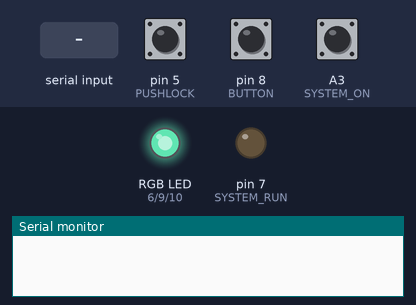
Recording of a sketch running on a simulated Arduino Uno, built with avr-gcc and run on an emulated ATmega328P. Shown: an RGB LED mixed from three pins (HIGH = lit), output pins drawn as LEDs (lit = HIGH), the last lines printed to the serial monitor. The inputs (shaded band) are chosen by the test bench; at power-on: pin 5 (PUSHLOCK) HIGH, pin 8 (BUTTON) HIGH, A3 (SYSTEM_ON) HIGH. Dim RGB values are drawn brighter than linear.

Above: at 1.2 s.
1.3 s: byte 160 (HEARTBEAT_SHUTDOWN_ACK) received over Serial
4.3 s: pin 5 (PUSHLOCK) pulled LOW for 1 s
At 4.97 s:
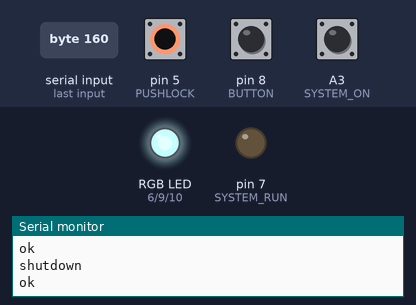
7.3 s: byte 66 (HEARTBEAT) received over Serial
At 7.68 s:
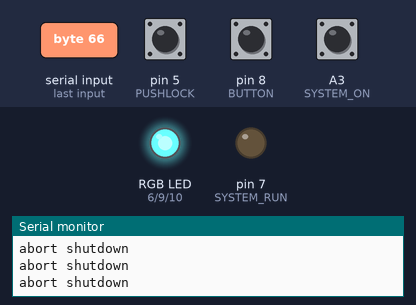
10.3 s: byte 84 (HEARTBEAT_SYSTEM_SHUTDOWN) received over Serial
At 10.83 s:
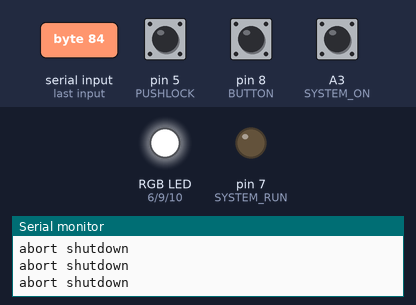
Timing chart, 0 to 14.3 s (numbered marks = the images above; inputs shaded):
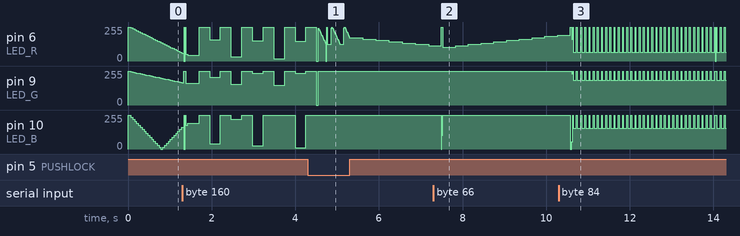

The sketch:

piserverpanel.ino
```cpp
#include <TimerOne.h>

//Version: beta mk II

#define LED_R                         6
#define LED_G                         9
#define LED_B                        10

#define BUTTON                        8
#define PUSHLOCK                      5
#define PUSHLOCK_NO                   4
#define PUSHLOCK_NC                   5

#define LOCKED                      LOW
#define UNLOCKED                   HIGH
#define IS_ON                      HIGH
#define PUSHED                     HIGH
#define UNDEFINED                     2
#define BUTTON_DELAY                250

#define HEARTBEAT_TIMEOUT         10000
#define HEARTBEAT_IS_MISSING       3333
#define HEARTBEAT                  0x42
#define HEARTBEAT_SYSTEM_SHUTDOWN  0x54
#define HEARTBEAT_SHUTDOWN_ACK     0xA0
#define HEARTBEAT_ABORT_ACK        0xA9

#define SYSTEM_RUN                    7
#define SYSTEM_ON                    A3
#define TIME_UNTIL_REBOOT         60000UL

#define BAUDRATE                 115200L
#define WAIT_TO_SEND               3000

//generic routines
void next_animation();
void touch_run_pin();

//generic led routines
void led_color(byte red, byte green, byte blue);
void led_off();
void led_white(byte value);
void led_red(byte value);
void led_green(byte value);
void led_blue(byte value);
void led_yellow(byte value);

//led signals
void signal_server_locked();
//void siganimate_

//heartbeat detection
int detect_heartbeat();       //sets receivedHeartbeat;
long get_last_heartbeat();

//heartbeat signals
void signal_heartbeat();
void signal_heartbeat_missing();
void signal_heartbeat_ack();
void signal_heartbeat_abort();
void signal_heartbeat_system_shutdown();

//uart routines
void serial_flush();
void debug_print(char *msg);
//uart messages
void send_ok();
void send_shutdown();
void send_abort_shutdown();

//States                          //state matching led animations
void *server_bootable();          void animate_bootable();
void *server_booting();           void animate_booting();
void *server_running();           void animate_running(); void animate_running2();
void *server_shutdown();          void animate_shutdown();
void *server_shutdown_active();   void animate_shutdown_active();
void *server_hungup();            void animate_hungup();
void *server_locked();            void animate_locked();
void *system_reset();             void animate_system_reset();
void *system_shutdown();          void animate_system_shutdown();
//async trigger in function detect_heartbeat();

//test routines
void test_led();
void test_animation();

//AnimationList
typedef void (*AnimationList[])();
AnimationList animations = { led_off, animate_running, led_off, animate_running2 };
byte showAnimation = 1;

//FSM
typedef void *(*StateFunc)();
StateFunc statefunc = server_bootable;

int pwm_red = 0;
int pwm_green = 0;
int pwm_blue = 0;
int pwm_yellow = 0;

int fader_red = 7;
int fader_green = 3;
int fader_blue = 15;
int fader_yellow = 10;

int incomingByte = 0;
int receivedHeartbeat = 0;
unsigned long heartbeat, last_heartbeat;
unsigned long track_last_heartbeat, track_missing_heartbeat, track_uart;


void setup() {
  pinMode(PUSHLOCK_NO, INPUT_PULLUP);
  pinMode(PUSHLOCK_NC, INPUT_PULLUP);
  pinMode(BUTTON, INPUT_PULLUP);
  pinMode(SYSTEM_ON, INPUT_PULLUP);

  pinMode(LED_R, OUTPUT);
  pinMode(LED_G, OUTPUT);
  pinMode(LED_B, OUTPUT);
  pinMode(SYSTEM_RUN, OUTPUT);

  track_last_heartbeat = millis();
  track_missing_heartbeat = track_last_heartbeat;

  Serial.begin(BAUDRATE);
}

void loop() {
  heartbeat = detect_heartbeat();
  last_heartbeat = get_last_heartbeat();

  statefunc = (StateFunc)(*statefunc)();    //FSM
}

//generic routines

void next_animation() {
  showAnimation = (showAnimation + 1) % (sizeof(animations) / sizeof(void *));
}

void touch_run_pin() {
  digitalWrite(SYSTEM_RUN, HIGH);
  delay(50);
  digitalWrite(SYSTEM_RUN, LOW);
}

//generic led routines
void led_color(byte red, byte green, byte blue) {
  analogWrite(LED_R, 255-red);
  analogWrite(LED_G, 255-green);
  analogWrite(LED_B, 255-blue);
}

void led_off() {
  led_color(0,0,0);
}

void led_white(byte value) {
  led_color(value, value, value);
}

void led_red(byte value) {
  led_color(value, 0, 0);
}

void led_green(byte value) {
  led_color(0, value, 0);
}

void led_blue(byte value) {
  led_color(0, 0, value);
}

void led_yellow(byte value) {
  led_color(255, 255, 0);
}

//led signals

void signal_server_locked() {
  led_red(255);
  delay(80);
}

//heartbeat detection

int detect_heartbeat() {
  if (((millis()-track_missing_heartbeat) >= HEARTBEAT_IS_MISSING) && get_last_heartbeat() >= HEARTBEAT_IS_MISSING) {
    if ((statefunc != server_bootable) && (statefunc != server_locked)) {
      signal_heartbeat_missing();
    }
    track_missing_heartbeat = millis();
  }

  if (Serial.available() > 0) {
    incomingByte = Serial.read();

    serial_flush();

    switch (incomingByte) {
      case HEARTBEAT:
                  signal_heartbeat();
                  break;
      case HEARTBEAT_SYSTEM_SHUTDOWN:
                  statefunc = system_shutdown;
                  signal_heartbeat_system_shutdown();
                  break;
      case HEARTBEAT_SHUTDOWN_ACK:
                  signal_heartbeat_ack();
                  send_ok();
                  break;
      case HEARTBEAT_ABORT_ACK:
                  signal_heartbeat_abort();
                  send_ok();
                  break;
    }

    switch (incomingByte) {
      case HEARTBEAT:
      case HEARTBEAT_SYSTEM_SHUTDOWN:
      case HEARTBEAT_SHUTDOWN_ACK:
      case HEARTBEAT_ABORT_ACK:
                  receivedHeartbeat = incomingByte;
                  track_last_heartbeat = millis();
                  track_missing_heartbeat = track_last_heartbeat;
                  return receivedHeartbeat;
      default:
                  receivedHeartbeat = -1;
                  return receivedHeartbeat;
    }
  } else {
    return 0;
  }
}

long get_last_heartbeat() {
  return millis()-track_last_heartbeat;
}

//heartbeat signals
void signal_heartbeat() {
  led_blue(255);
  delay(10);
  led_off();
  delay(10);
  led_blue(150);
  delay(15);
  led_off();
}

void signal_heartbeat_missing() {
  led_red(255);
  delay(10);
  led_red(255);
  delay(10);
  led_off();
  delay(15);
}

void signal_heartbeat_ack() {
  led_color(255,0,255);
  delay(20);
  led_off();
  delay(10);
  led_color(255,0,255);
  delay(10);
  led_off();
  delay(15);
}

void signal_heartbeat_abort() {
  led_blue(255);
  delay(10);
  led_white(255);
  delay(10);
  led_off();
  delay(15);
}

void signal_heartbeat_system_shutdown() {
  led_blue(255);
  delay(30);
  led_color(90,20,200);
  delay(20);
  led_color(0,0,0);
  delay(15);
}

//uart routines

void serial_flush() {
  int buf;
  while (Serial.available() > 0) {
      buf = Serial.read();
  }
}

void debug_print(char *msg) {
  //Serial.println(msg);
}

//uart messages

void send_ok() {
  Serial.println("ok");
}

void send_shutdown() {
  Serial.println("shutdown");
}

void send_abort_shutdown() {
  Serial.println("abort shutdown");
}

//state matching led animations

void animate_bootable() {
  int ms = 45;
  int min_value = 0;
  int max_value = 150;

  led_green(pwm_green);

  pwm_green = pwm_green + fader_green;

  if ( pwm_green > max_value+1 ) {
    pwm_green = max_value;
  }

  if ( pwm_green <= min_value || pwm_green >= max_value ) {
    fader_green = -fader_green;
  }

  if (fader_green > 0) {
   delay(ms/2);
  } else {
   delay(ms);
  }
}

void animate_booting() {
  int ms = 45;
  int min_value = 0;
  int max_value = 255;

  led_color(pwm_red, pwm_green, pwm_blue);

  pwm_red = pwm_red + fader_red;
  pwm_green = pwm_green + fader_green;
  pwm_blue = pwm_blue + fader_blue;

  if ( pwm_red <= min_value || pwm_red >= max_value ) {
    fader_red = -fader_red;
  }

  if ( pwm_green <= min_value || pwm_green >= max_value ) {
    fader_green = -fader_green;
  }

  if ( pwm_blue <= min_value || pwm_blue >= max_value ) {
    fader_blue = -fader_blue;
  }

  if (fader_green > 0) {
   delay(ms);
  } else {
   delay(ms/2);
  }
}

void animate_running() {
  int ms = 20;
  int min_value = 0;
  int max_value = 255;

  led_color(pwm_red, pwm_green, pwm_blue);

  pwm_red = pwm_red + fader_red;
  pwm_green = pwm_green + fader_green;
  pwm_blue = pwm_blue + fader_blue;

  if ( pwm_red <= min_value || pwm_red >= max_value ) {
    fader_red = -fader_red;
  }

  if ( pwm_green <= min_value || pwm_green >= max_value ) {
    fader_green = -fader_green;
  }

  if ( pwm_blue <= min_value || pwm_blue >= max_value ) {
    fader_blue = -fader_blue;
  }

  if (fader_green > 0) {
   delay(ms);
  } else {
   delay(ms/2);
  }
}

void animate_running2() {
  int ms = 5;
  int min_value = 0;
  int max_value = 255;

  led_color(pwm_green, pwm_blue, pwm_red);

  pwm_red = pwm_red + fader_red;
  pwm_green = pwm_green + fader_green;
  pwm_blue = pwm_blue + fader_blue;

  if ( pwm_red <= min_value || pwm_red >= max_value ) {
    fader_red = -fader_red;
  }

  if ( pwm_green <= min_value || pwm_green >= max_value ) {
    fader_green = -fader_green;
  }

  if ( pwm_blue <= min_value || pwm_blue >= max_value ) {
    fader_blue = -fader_blue;
  }

  if (fader_green > 0) {
   delay(ms);
  } else {
   delay(ms/2);
  }
}

void animate_shutdown() {
  int ms = 45;
  int min_value = 0;
  int max_value = 150;

  led_yellow(pwm_yellow);

  pwm_yellow = pwm_yellow + fader_yellow;

  if ( pwm_yellow > max_value+1 ) {
    pwm_yellow = max_value;
  }

  if ( pwm_yellow <= min_value || pwm_yellow >= max_value ) {
    fader_yellow = -fader_yellow;
  }

  if (fader_yellow > 0) {
   delay(ms);
  } else {
   delay(ms);
  }
}

void animate_shutdown_active() {
  int ms = 15;
  int min_value = 0;
  int max_value = 150;

  led_red(pwm_yellow);

  pwm_yellow = pwm_yellow + fader_yellow;

  if ( pwm_yellow > max_value+1 ) {
    pwm_yellow = max_value;
  }

  if ( pwm_yellow <= min_value || pwm_yellow >= max_value ) {
    fader_yellow = -fader_yellow;
  }

  if (fader_yellow > 0) {
   delay(ms);
  } else {
   delay(ms/3);
  }
}

void animate_hungup() {
  led_yellow(255);
  delay(80);
  led_off();
  delay(20);
}

void animate_locked() {
  int ms = 80;
  int min_value = 0;
  int max_value = 150;

  led_color(pwm_yellow, pwm_yellow, 10);

  pwm_yellow = pwm_yellow + fader_red;

  if ( pwm_yellow > max_value+1 ) {
    pwm_yellow = max_value;
  }

  if ( pwm_yellow <= min_value || pwm_yellow >= max_value ) {
    fader_red = -fader_red;
  }

  if (fader_yellow > 0) {
   delay(ms);
  } else {
   delay(ms);
  }
}

void animate_system_reset() {
  led_red(255);
  delay(20);
  led_yellow(255);
  delay(40);
  led_off();
  delay(10);
  led_red(255);
  delay(20);
  led_yellow(255);
  delay(40);
  delay(10);
}

void animate_system_shutdown() {
  led_color(190, 70, 100);
  delay(80);
  led_off();
  delay(20);
}

//states

void *server_bootable () {
  animate_bootable();

  if (((millis()-track_uart) >= WAIT_TO_SEND)) {
    //send_();
    debug_print("BOOTABLE");
    track_uart = millis();
  }

  if (digitalRead(SYSTEM_ON) == IS_ON) {
    return server_booting;
  } else {
    if (digitalRead(PUSHLOCK) == LOCKED) {
      if (last_heartbeat >= HEARTBEAT_TIMEOUT) {
        signal_server_locked();
        return server_locked;
      }
    } else {
      if (digitalRead(BUTTON) == PUSHED) {
        delay(BUTTON_DELAY);
        return system_reset;
      }
    }
    return server_bootable;
  }
}

void *server_booting () {
  animate_booting();

  if (((millis()-track_uart) >= WAIT_TO_SEND)) {
    //send_();
    debug_print("BOOTING");
    track_uart = millis();
  }

  if (digitalRead(SYSTEM_ON) == IS_ON) {

    if (receivedHeartbeat > 0) {
      return server_running;
    } else {
      return server_booting;
    }

} else {

    if (digitalRead(PUSHLOCK) == LOCKED) {
      return server_locked;
    } else {
      return server_bootable;
    }

  }
}

void *server_running () {
  //animate_running();
  animations[showAnimation]();

  if (((millis()-track_uart) >= WAIT_TO_SEND)) {
    //send_();
    debug_print("RUNNING");
    track_uart = millis();
  }

  if (digitalRead(SYSTEM_ON) == IS_ON) {

    if (digitalRead(BUTTON) == PUSHED) {
      next_animation();
      delay(BUTTON_DELAY);
      //print mail or sth. else
    }

    if (digitalRead(PUSHLOCK) == LOCKED) {
      send_shutdown();
      return server_shutdown;
    } else {
      if (receivedHeartbeat > 0) {
        return server_running;
      }
    }

  } else {

    if (digitalRead(PUSHLOCK) == LOCKED) {
      return server_locked;
    } else {
      return server_bootable;
    }
  }
}

void *server_shutdown() {
  animate_shutdown();

  if (((millis()-track_uart) >= WAIT_TO_SEND)) {
    //send_();
    debug_print("SHUTDOWN");
    send_shutdown();
    track_uart = millis();
  }

  if (digitalRead(SYSTEM_ON) == IS_ON) {

    if (digitalRead(PUSHLOCK) == LOCKED) {

      if (receivedHeartbeat == HEARTBEAT_SHUTDOWN_ACK) {
        send_ok();
        return server_shutdown_active;
      }

    } else {

      if (digitalRead(BUTTON) == PUSHED) {
        send_abort_shutdown();
        delay(BUTTON_DELAY);
      }

      if (receivedHeartbeat == HEARTBEAT_ABORT_ACK) {
        return server_running;
      }

    }

    return server_shutdown;

  } else {
    if (digitalRead(PUSHLOCK) == LOCKED) {
      return server_locked;
    } else {
      return server_bootable;
    }
  }
}

void *server_shutdown_active() {
  animate_shutdown_active();

  if (((millis()-track_uart) >= WAIT_TO_SEND)) {
    //send_();
    debug_print("SHUTDOWN ACTIVE");
    track_uart = millis();
  }

  if (digitalRead(SYSTEM_ON) == IS_ON) {

    if ((digitalRead(BUTTON) == PUSHED) && (digitalRead(PUSHLOCK) == UNLOCKED)) {
      delay(300);
      send_abort_shutdown();
    }

    if (receivedHeartbeat == HEARTBEAT_ABORT_ACK) {
      send_ok();
      return server_running;
    }

  } else {
    if (get_last_heartbeat() > HEARTBEAT_TIMEOUT) {
      if (digitalRead(PUSHLOCK) == LOCKED) {
        return server_locked;
      } else {
        return server_bootable;
      }
    }
  }

  return server_shutdown_active;
}

void *server_hungup() {
  animate_hungup();

  if (((millis()-track_uart) >= WAIT_TO_SEND)) {
    //send_();
    debug_print("HUNG UP");
    track_uart = millis();
  }

  if (digitalRead(SYSTEM_ON) == IS_ON) {

    if ((digitalRead(BUTTON) == PUSHED) || (get_last_heartbeat() >= TIME_UNTIL_REBOOT)) {
      delay(BUTTON_DELAY);
      return system_reset;
    }

    if (receivedHeartbeat > 0) {
      return server_running;
    } else {
      return server_hungup;
    }

  } else {
    if (digitalRead(PUSHLOCK) == LOCKED) {
      return server_locked;
    } else {
      return server_bootable;
    }
  }
}

void *server_locked() {
  animate_locked();

  if (((millis()-track_uart) >= WAIT_TO_SEND*10)) {
    //send_();
    debug_print("LOCKED");
    track_uart = millis();
  }

  if (digitalRead(SYSTEM_ON) == IS_ON) {
    if (digitalRead(PUSHLOCK) == LOCKED) {
      return server_shutdown;
    } else {
      return server_running;
    }
  } else {
    if (digitalRead(PUSHLOCK) == LOCKED) {
      return server_locked;
    } else {
      return server_bootable;
    }
  }
}

void *system_reset() {
  animate_system_reset();

  if (((millis()-track_uart) >= WAIT_TO_SEND)) {
    //send_();
    debug_print("SYSTEM RESET");
    track_uart = millis();
  }
  touch_run_pin();
  return server_booting;
}

void *system_shutdown() {
  animate_system_shutdown();

  if (((millis()-track_uart) >= WAIT_TO_SEND)) {
    //send_();
    debug_print("SYSTEM SHUTDOWN");
    track_uart = millis();
  }

  if ((digitalRead(SYSTEM_ON) == IS_ON) || (get_last_heartbeat() < HEARTBEAT_TIMEOUT)) {
    return system_shutdown;
  } else {
    if (digitalRead(PUSHLOCK) == LOCKED) {
      return server_locked;
    } else {
      return server_bootable;
    }
  }
}

//test routines

void test_led() {
  debug_print("LED TEST");
  debug_print("led off");
  led_off();
  delay(2000);
  debug_print("led red");
  led_red(255);
  delay(2000);
  debug_print("led white");
  led_white(255);
  delay(2000);
  debug_print("led green");
  led_green(100);
  delay(2000);
  debug_print("led blue");
  led_blue(255);
  delay(2000);
  debug_print("led yellow");
  led_yellow(255);
  delay(2000);
}

void test_animation() {
  debug_print("ANIMATION TEST");
  animate_bootable();
  delay(100);
  animate_booting();
  delay(100);
  animate_running();
  delay(100);
  animate_shutdown();
  delay(100);
  animate_shutdown_active();
  delay(100);
  animate_hungup();
  delay(100);
  animate_locked();
  delay(100);
  animate_system_reset();
  delay(100);
  animate_system_shutdown();
}
```

Measured:
- after the input at 4.3 s, pin 10 (LED_B): stops changing and stays 255/255
- after the input at 7.3 s, pin 10 (LED_B): 255/255 → 0/255 after 0.19 s, → 255/255 0.01 s later, → 105/255 0.01 s later, → 255/255 0.02 s later
- after the input at 10.3 s, pin 9 (LED_G): 255/255 → 235/255 after 0.31 s, then moves between 185/255 and 255/255, repeating every 0.10 s
